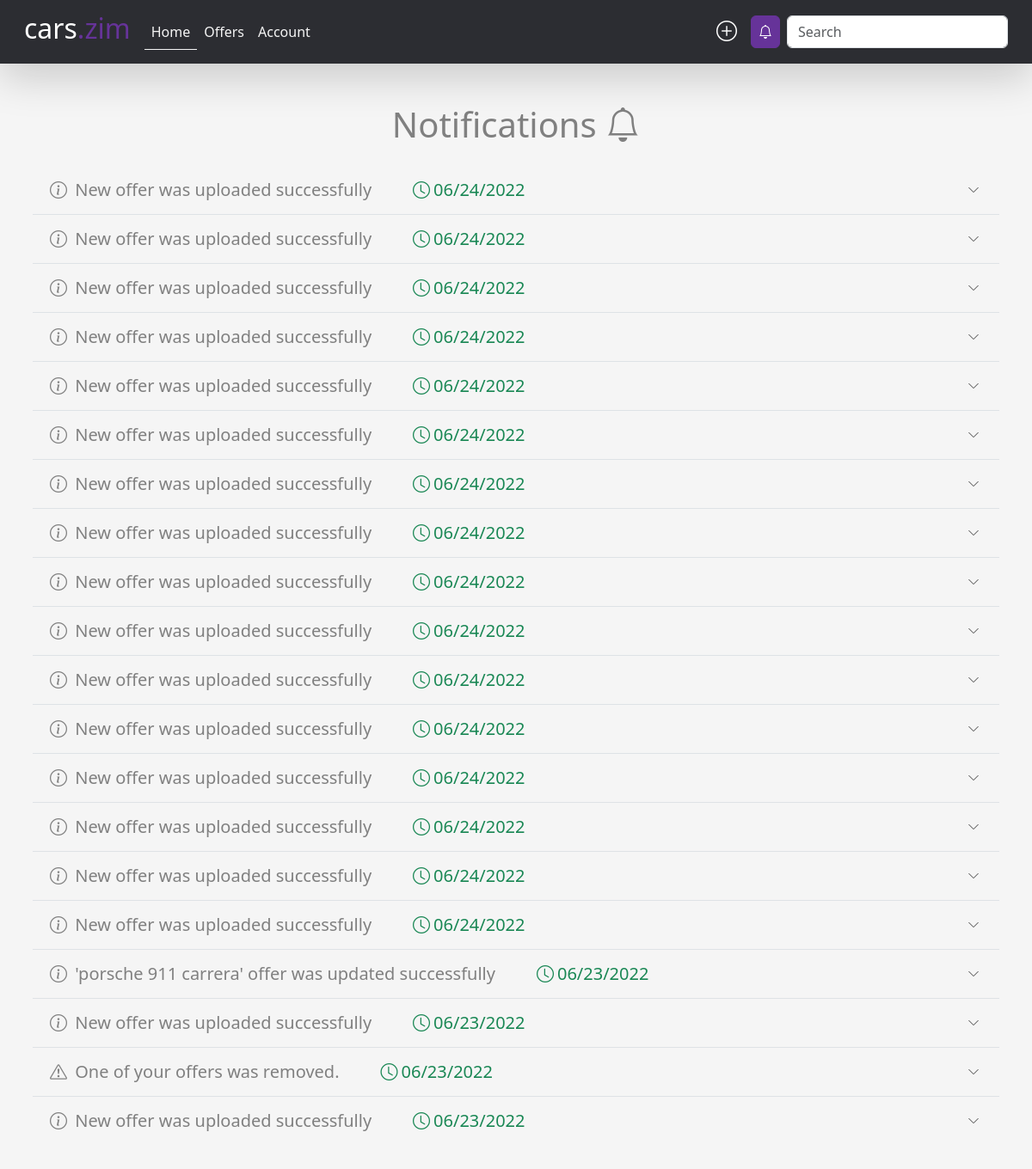
Page /accounts/notifications/ (signed in) on the earlier database version.
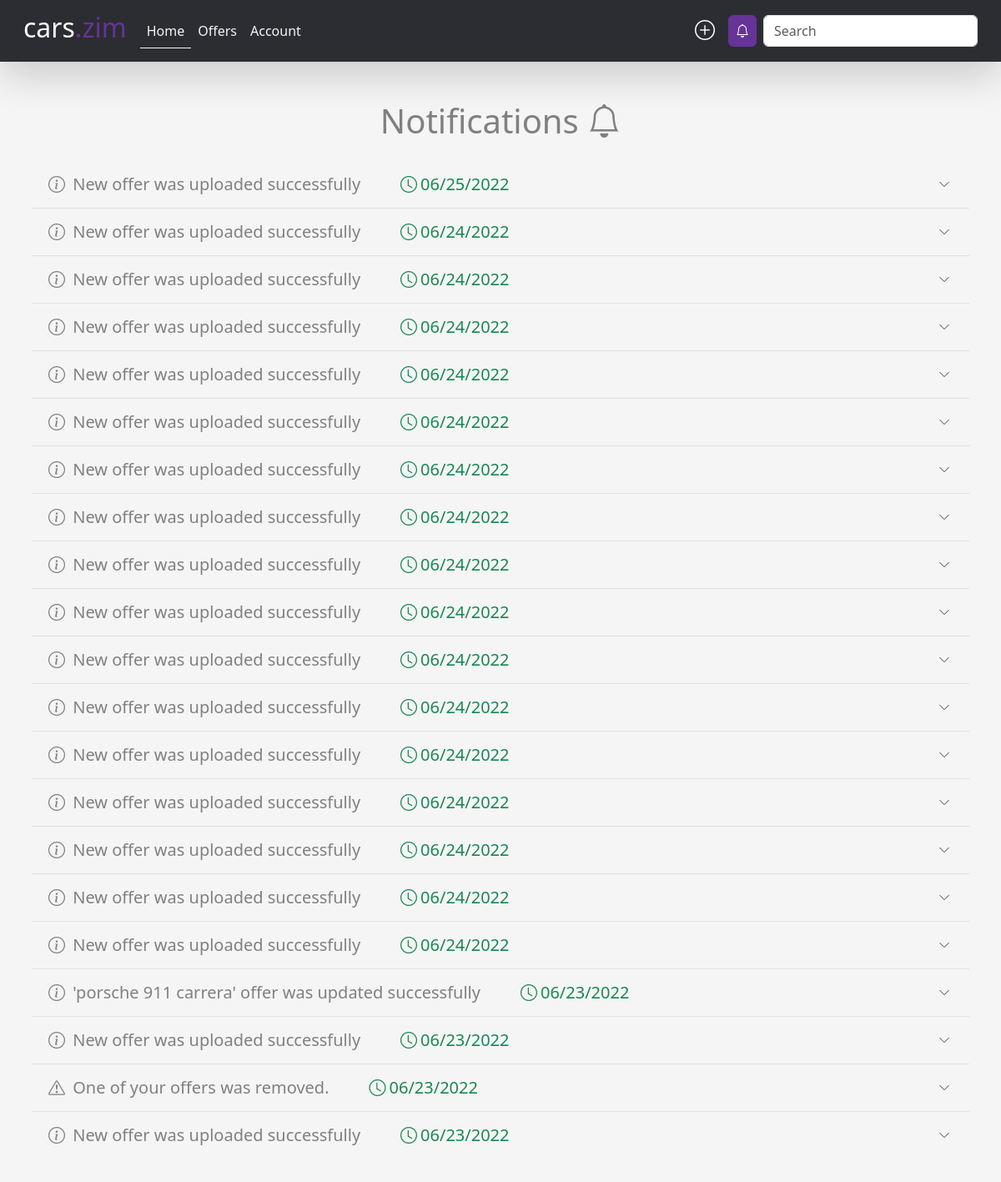
Same page on the later database version.
### accounts/models.py (models this page shows, shortened)
class Notification(models.Model):
    owner = models.ForeignKey(CustomUser, on_delete=models.CASCADE)
    title = models.CharField(max_length=40)
    body = models.TextField(max_length=1000)
    view_count = models.IntegerField(default=0, blank=True)
    date = models.DateTimeField(auto_now_add=True)
    icon_choices = (
        ('E', 'bi bi-envelope'),
        ('I', 'bi bi-info-circle'),
        ('ET', 'bi bi-exclamation-triangle'),
        ('S', 'bi bi-star'),
    )
    icon = models.CharField(max_length=2, choices=icon_choices)
    class Meta:
        ordering = ['-date']

### accounts/views.py (the view)
# urls.py: path('notifications/', views.user_notifications, name='notifications'),
@login_required(login_url='user_login')
def user_notifications(request):
    notifications = Notification.objects.filter(owner=request.user)
    count = 0
    for notification in notifications:
        if notification.view_count > 8:
            notification.delete()
            count += 1
        else:
            notification.view_count += 1
            notification.save()
    context = {
        'notifications': Notification.objects.filter(owner=request.user)
    }
    if count:
        suffix = 's were' if count > 1 else ' was'
        messages.info(request, f'{count} old notification{suffix} removed.')
    return render(request, 'accounts/notifications.html', context)

### accounts/models.py (called while the page is built)
    def get_absolute_url(self):
        return reverse('account', kwargs={'slug': self.slug})

### accounts/templates/accounts/notifications.html (shortened to what this page needs)
{% extends 'app/base.html'%}
{% load static %}
{% block content %}
	<main class="my-5">
		<h1 class="text-center py-2">
			Notifications <i class="bi bi-bell"></i>
		</h1>
		{% if notifications %}
		<div class="container p-2">
			<div
				class="accordion accordion-flush"
				id="notficationAccordion"
			>
				{% for notification in notifications %}
					<div class="accordion-item">
						<h2 class="accordion-header" id="flush-heading{{ forloop.counter }}">
							<button
								class="accordion-button lead collapsed"
								type="button"
								data-bs-toggle="collapse"
								data-bs-target="#flush-collapse{{ forloop.counter }}"
								aria-expanded="false"
								aria-controls="flush-collapse{{ forloop.counter }}"
							>
								<div class="notification-header">
									<h5 class="p-0 m-0 d-flex align-items-center">
										<span>
											<i class="{{ notification.get_icon_display }} pe-1"></i>
											{{ notification.title|capfirst }}
										</span>
										<span class=" ms-md-5 text-success">
											<i class="bi bi-clock me-1"></i>{{ notification.date|date:'SHORT_DATE_FORMAT' }}
										</span>
									</h5>
								</div>
							</button>
						</h2>
					</div>
				{% endfor %}
			</div>
		</div>
		{% else %}
			<h5 class=" p-4 text-center">
				No recent notifications
			</h5>
		{% endif %}
	</main>
{% endblock content %}

### app/templates/app/base.html (shortened to what this page needs)
{% load static %}
<!DOCTYPE html>
<html lang="en">
	<head>
		<link
			rel="stylesheet"
			href="{% static 'vendor/fontawesome/css/all.min.css' %}"
		/>
		<link
			rel="stylesheet"
			href="{% static 'vendor/bootstrap-icons/bootstrap-icons.css' %}"
		/>
		<link
			rel="stylesheet"
			href="{% static 'vendor/bootstrap/css/bootstrap.min.css' %}"
		/>
		<link rel="stylesheet" href="{% static 'css/style.css' %}" />
	</head>
	<body class="px-0">
		<header id="header" class="p-0 fixed-top bg-dark shadow-lg">
			<div class="container-xxl">
				<nav class="navbar navbar-expand-lg navbar-dark p-1">
					<div class="container-fluid">
						<a class="navbar-brand fs-2 mb-2" href="{% url 'home' %}"
							>cars<span class="text-primary">.zim</span></a
						>
						<div
							class="collapse navbar-collapse"
							id="navbarSupportedContent"
						>
							<ul class="navbar-nav me-auto mb-2 mb-lg-0">
								<li class="nav-item">
									<a class="nav-link active" href="{% url 'home' %}"
										>Home</a
									>
								</li>
								<li class="nav-item">
									<a class="nav-link" href="{% url 'offers' %}"
										>Offers</a
									>
								</li>
								{% if request.user.is_authenticated %}
									<li class="nav-item">
										<a class="nav-link" href="{{ request.user.get_absolute_url }}"
											>Account</a
										>
									</li>
								{% endif %}
							</ul>
							<div class="d-none d-lg-flex">
								{% if request.user.is_authenticated %}
									<a
										href="{% url 'create-offer' %}"
										class="new-offer-plus text-white me-2 px-2 fs-4"
									>
										<i class="bi bi-plus-circle"></i>
									</a>
									<a
										href="{% url 'notifications' %}"
										class="btn btn-primary position-relative me-2 px-2"
									>
										<i class="bi bi-bell"></i>
									</a>
								{% endif %}
								<form action="{% url 'offers' %}" class="d-flex">
									<input
										name="q"
										class="form-control"
										type="search"
										placeholder="Search"
										aria-label="Search"
									/>
								</form>
							</div>
						</div>
					</div>
				</nav>
			</div>
		</header>
		<div class="container-xxl p-0">
			{% block content %}
			{% endblock content %}
		</div>
	</body>
</html>

### static/css/style.css (style rules this page uses)
@media screen { .text-primary { color: rebeccapurple !important; border-color: rebeccapurple !important; } }
@media screen { .bg-dark { background-color: rgb(44, 45, 50) !important; } }
@media screen { .btn-primary { background-color: rebeccapurple !important; border-color: rebeccapurple !important; } }
@media screen { .nav-link { transition: all 0.3s; color: whitesmoke !important; } }
@media screen { header .nav-link.active { color: whitesmoke !important; border-bottom: solid thin; } }
@media screen { .nav:focus, .nav:hover, .active { color: gray; } }
@media screen { a:hover, a:focus, .active { color: gray !important; } }
@media screen { .accordion-item { background-color: inherit !important; color: inherit !important; } }
@media screen { .accordion-button { color: inherit !important; background-color: inherit !important; } }
@media screen { .accordion-button::after { transform: scale(0.7); filter: grayscale(); } }
@media screen { body { color: gray; background-color: whitesmoke; padding-top: 65px; } }

Differences in the rows shown:
added Notification: title "New offer was uploaded successfully", date "06/25/2022"
